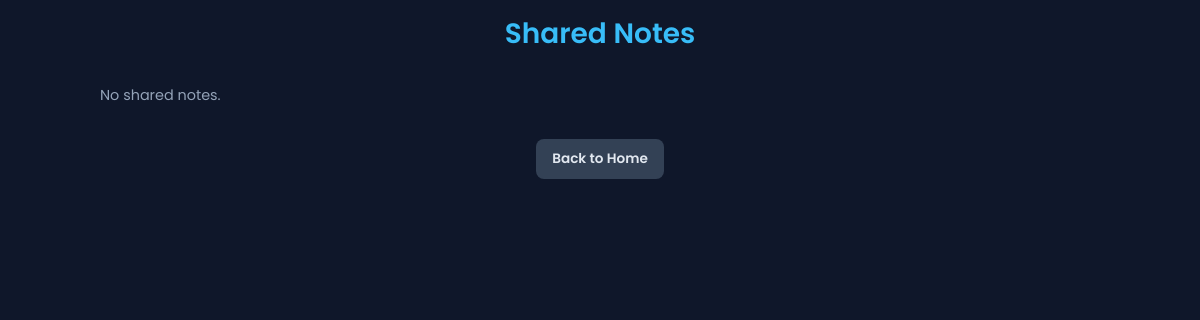
Before: /notes/shared/ (signed in) with the older database file.
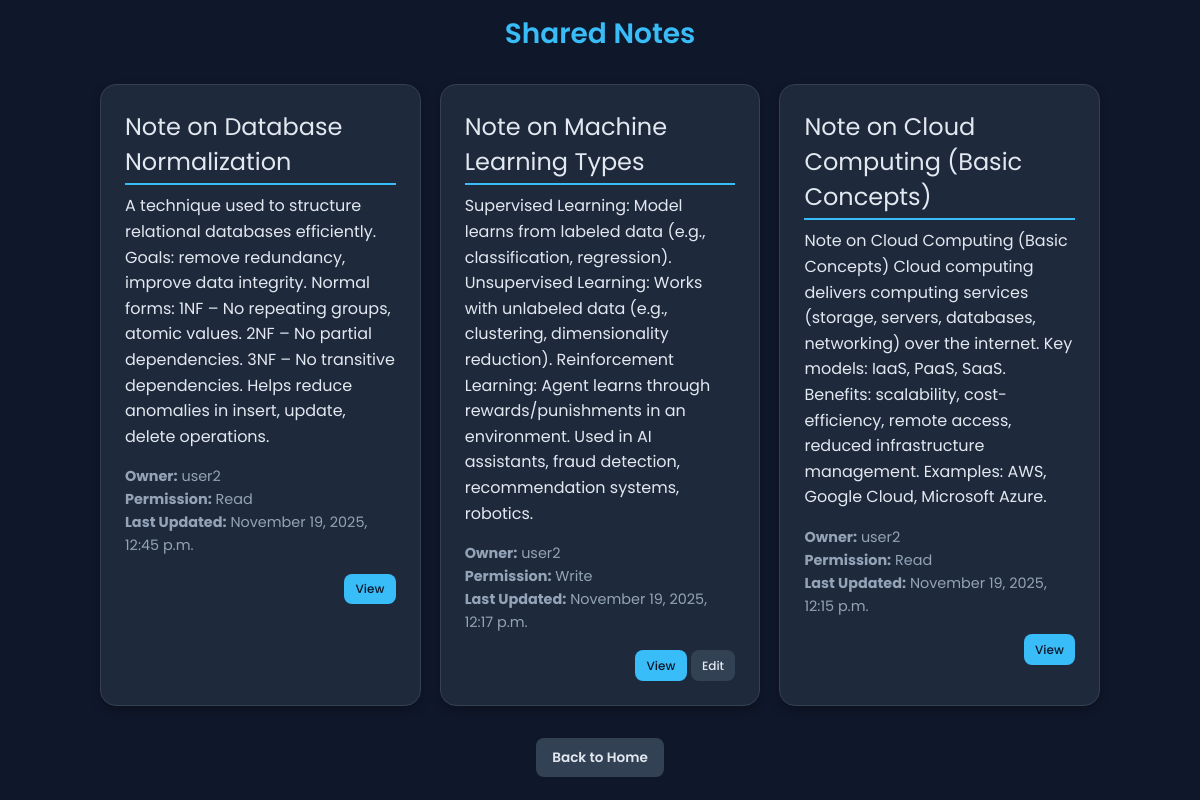
After: the same page with the newer database file.
### notes/models.py (models this page shows, shortened)
class Note(models.Model):
    owner = models.ForeignKey(User, on_delete=models.CASCADE)  # Not nullable
    folder = models.ForeignKey(Folder, on_delete=models.SET_NULL, null=True, blank=True)  # Nullable
    title = models.CharField(max_length=200, null=True, blank=True)
    content = models.TextField(null=True, blank=True)
    is_deleted = models.BooleanField(default=False)  # For recycle bin
    deleted_at = models.DateTimeField(null=True, blank=True)
    created_at = models.DateTimeField(auto_now_add=True)
    updated_at = models.DateTimeField(auto_now=True)
    def can_user_edit(self, user):
        return self.owner == user or self.shares.filter(user=user, permission='write').exists()

class NoteShare(models.Model):
    PERMISSION_CHOICES = [
        ('read', 'Read Only'),
        ('write', 'Read and Write'),
    ]
    note = models.ForeignKey(Note, related_name='shares', on_delete=models.CASCADE)
    user = models.ForeignKey(User, on_delete=models.CASCADE)
    permission = models.CharField(max_length=10, choices=PERMISSION_CHOICES, default='read')
    shared_by = models.ForeignKey(User, related_name='shared_notes', on_delete=models.CASCADE)
    shared_at = models.DateTimeField(auto_now_add=True)
    class Meta:
        unique_together = ('note', 'user')

### notes/views.py (the view)
# urls.py: path('shared/', views.shared_notes, name='shared_notes'),
@login_required
def shared_notes(request):
    shared_notes = Note.objects.filter(shares__user=request.user).distinct()
    shared_notes_with_info = []
    for note in shared_notes:
        share = note.shares.filter(user=request.user).first()
        can_edit = note.can_user_edit(request.user)
        shared_notes_with_info.append({
            'note': note,
            'permission': share.permission if share else 'read',
            'can_edit': can_edit,
            'timestamp': note.updated_at
        })
    return render(request, 'notes/shared_notes.html', {'notes': shared_notes_with_info})

### notes/templates/notes/shared_notes.html (shortened to what this page needs)
<!DOCTYPE html>
<html lang="en">
<head>
</head>
<body>
  <div class="container">
    <h1>Shared Notes</h1>
    <div class="note-list">
      {% for item in notes %}
        <div class="note-card">
          <div class="note-title">{{ item.note.title }}</div>
          <div class="note-content">{{ item.note.content|truncatewords:50 }}</div>
          <div class="note-meta">
            <p><strong>Owner:</strong> {{ item.note.owner.username }}</p>
            <p><strong>Permission:</strong> {{ item.permission|title }}</p>
            <p><strong>Last Updated:</strong> {{ item.timestamp|date:"F j, Y, g:i a" }}</p>
          </div>
          <div class="actions">
            <a href="{% url 'view_shared_note' item.note.id %}" class="btn btn-primary btn-small">View</a>
            {% if item.can_edit %}
              <a href="{% url 'edit_shared_note' item.note.id %}" class="btn btn-secondary btn-small">Edit</a>
            {% endif %}
          </div>
        </div>
      {% empty %}
        <p>No shared notes.</p>
      {% endfor %}
    </div>
    <div style="text-align: center; margin-top: 2rem;">
      <a href="{% url 'notes_home' %}" class="btn btn-secondary">Back to Home</a>
    </div>
  </div>
</body>
</html>

### notes/templates/notes/shared_notes.html (style rules this page uses)
:root { --bg-dark: #0f172a; --bg-medium: #1e293b; --border-light: #334155; --text-light: #e2e8f0; --text-medium: #94a3b8; --brand-blue: #38bdf8; --brand-blue-hover: #7dd3fc; --danger-red: #f43f5e; --danger-red-hover: #fb7185; }
* { box-sizing: border-box; margin: 0; padding: 0; }
body { font-family: 'Poppins', sans-serif; background: var(--bg-dark); color: var(--text-light); }
.container { max-width: 1400px; margin: 0 auto; padding: 0 1rem; }
h1, h2, h3 { font-weight: 600; line-height: 1.3; }
h1 { color: var(--brand-blue); font-size: 1.75rem; text-align: center; margin-top: 1rem; }
p { color: var(--text-medium); font-size: 0.9rem; line-height: 1.6; }
a { text-decoration: none; color: var(--brand-blue); }
.btn { display: inline-block; padding: 0.6rem 1rem; border: none; border-radius: 8px; text-decoration: none; font-size: 0.85rem; font-weight: 600; transition: all 0.2s ease; cursor: pointer; }
.btn-primary { background: var(--brand-blue); color: var(--bg-dark); }
.btn-secondary { background: var(--border-light); color: var(--text-light); }
.btn-small { padding: 0.4rem 0.7rem; font-size: 0.75rem; font-weight: 500; }
.note-list { display: flex; flex-direction: column; gap: 1.2rem; max-width: 1000px; margin: 2rem auto; }
.note-card { background: var(--bg-medium); border-radius: 16px; padding: 1.5rem; border: 1px solid var(--border-light); box-shadow: 0 4px 10px rgba(0,0,0,0.25); transition: all 0.2s ease; }
.note-title { font-size: 1.5rem; margin-bottom: 0.5rem; border-bottom: 2px solid var(--brand-blue); padding-bottom: 0.25rem; }
.note-content { line-height: 1.6; margin-bottom: 1rem; }
.note-meta { font-size: 0.9rem; color: var(--text-medium); margin-bottom: 1rem; }
.actions { text-align: right; }
@media (min-width: 640px) { .container { padding: 0 1.5rem; } }
@media (min-width: 768px) { .note-list { display: grid; grid-template-columns: repeat(auto-fill, minmax(320px, 1fr)); } }
@media (min-width: 1024px) { .container { padding: 0 2rem; } }

Changed rows visible on the page:
added Note: note "Note on Database Normalization", note.content "A technique used to structure relational databases efficiently. Goals: remove redundancy, improve data integrity. Normal forms: 1NF – No repeating groups, atomic values. 2NF – No partial dependencies. 3NF – No transitive dependencies. Helps reduce anomalies in insert, update, delete operations.", note.owner.username "user2", permission "Read", timestamp "November 19, 2025, 12:45 p.m."
added Note: note "Note on Machine Learning Types", note.content "Supervised Learning: Model learns from labeled data (e.g., classification, regression). Unsupervised Learning: Works with unlabeled data (e.g., clustering, dimensionality reduction). Reinforcement Learning: Agent learns through rewards/punishments in an environment. Used in AI assistants, fraud detection, recommendation systems, robotics.", note.owner.username "user2", permission "Write", timestamp "November 19, 2025, 12:17 p.m.", shows "Edit"
added Note: note "Note on Cloud Computing (Basic Concepts)", note.content "Note on Cloud Computing (Basic Concepts) Cloud computing delivers computing services (storage, servers, databases, networking) over the internet. Key models: IaaS, PaaS, SaaS. Benefits: scalability, cost-efficiency, remote access, reduced infrastructure management. Examples: AWS, Google Cloud, Microsoft Azure.", note.owner.username "user2", permission "Read", timestamp "November 19, 2025, 12:15 p.m."
Other visible differences:
text no longer shown: "No shared notes."
